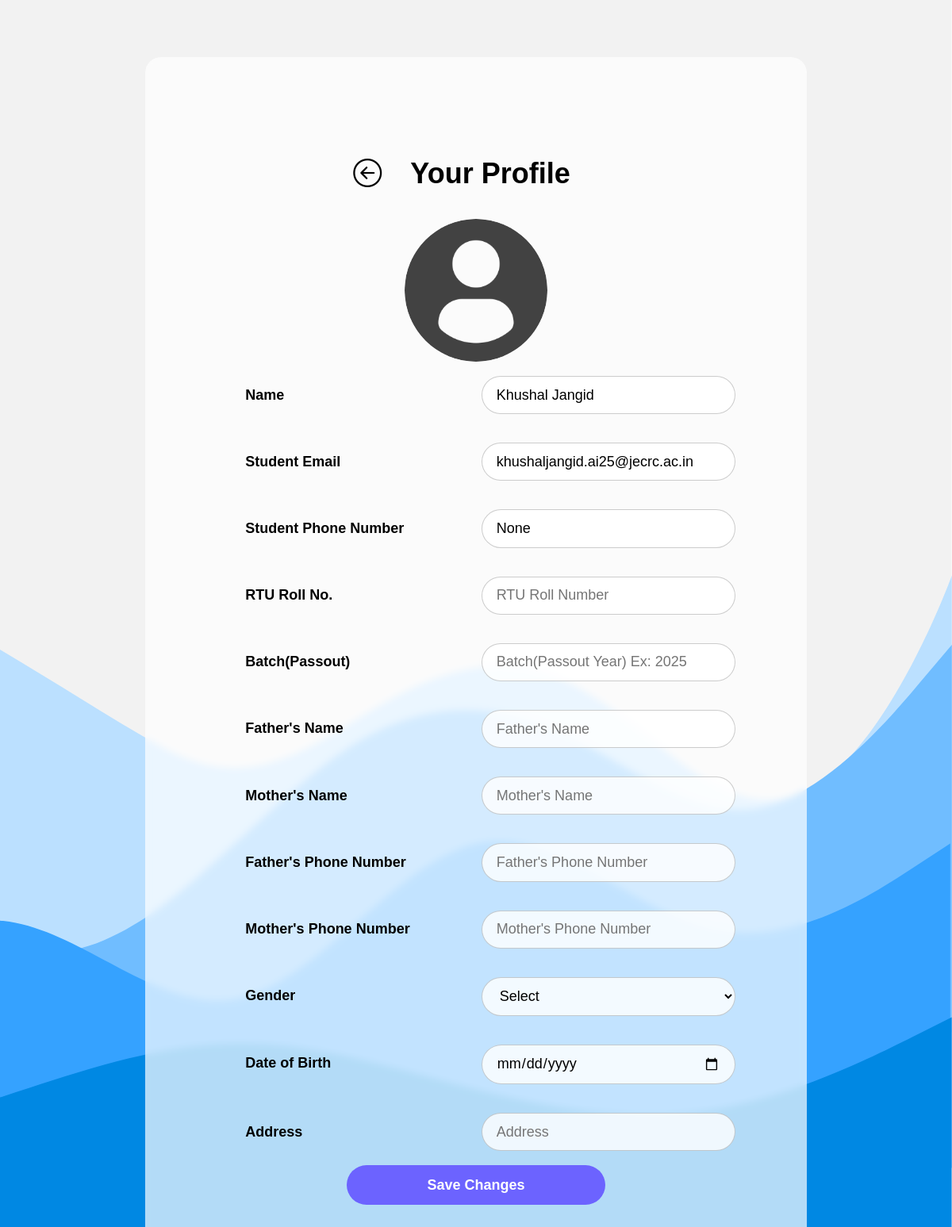
Page /u/profile (signed in) on the earlier database version.
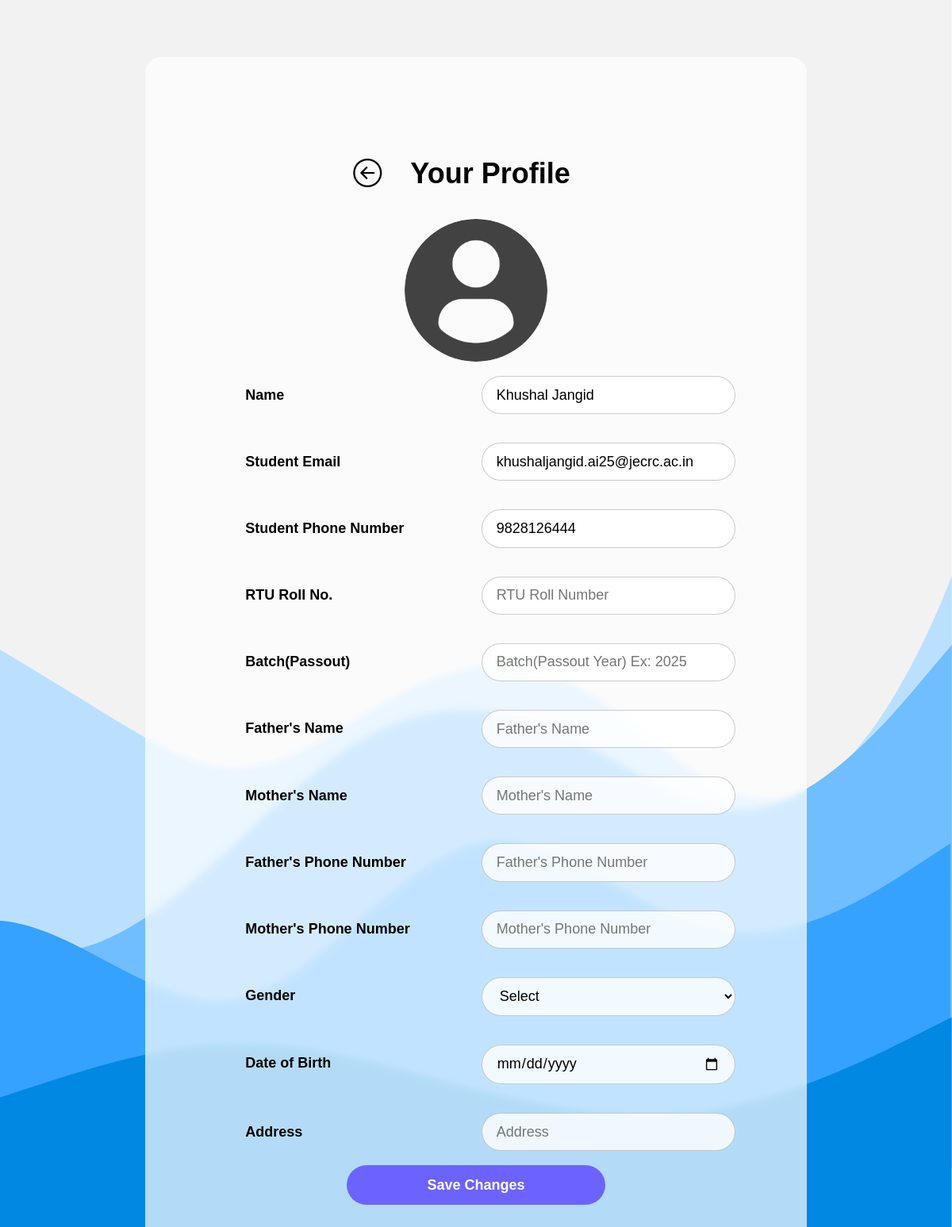
Same page on the later database version.
### Accounts/models.py (models this page shows, shortened)
class User(AbstractUser):
    username = None
    id=models.BigAutoField(primary_key=True)
    avatar = models.ImageField(upload_to='avatars/',default='avatars/profile-user.png')
    email = models.EmailField(unique=True)
    phone = models.CharField(blank=True,null=True,unique=True,max_length=15)
    is_faculty = models.BooleanField(default=False)
    objects = UserManager()
    USERNAME_FIELD='email'
    REQUIRED_FIELDS=[]

### Accounts/views.py (the view, shortened to what this page needs)
# urls.py: path('profile', views.profile),
@login_required
def profile(request):
    user = request.user
    try:
        meta = studentSerializer(Student.objects.get(user_obj=user))
    except:
        meta = {}
    context = {"user":user,"meta":meta}
    return render(request,"u/edit_profile.html",context)

### Accounts/serializers.py (called while the page is built)
def studentSerializer(st):
    data = {
    "rollno":st.rollno,
    "batch":st.batch,
    "f_name":st.f_name,
    "f_phone":st.f_phone,
    "m_name":st.m_name,
    "m_phone":st.m_phone,
    "gender":st.gender ,
    "dob":st.dob.strftime("%Y-%m-%d"),
    "address":st.address
    }
    return data

### templates/u/edit_profile.html (shortened to what the changed rows need)
<!DOCTYPE html>
<html>
<head>
    {% load static %}
    <link rel="stylesheet" href="">
    <link rel="stylesheet" type="text/css" href="{% static 'css/index.css' %}" />
</head>
<body>
    <div class="d-flex py-4">
        <form method="post" class="m-auto">
            <div class="glass p-5 ">
                <div class="flex justify-center">
                    <div class="d-flex"></div>
                    <h1>Your Profile</h1>
                </div>
                <img class="avatar m-auto" src="{{user.avatar.url}}" />
                <div class="d-flex justify-bw mv-1">
                    <h2 class="form-label">Name</h2>
                    <input name="name" value="{{user.first_name}} {{user.last_name}}" placeholder="Name" type="text"
                        class="form-input m-a" required>
                </div>
                <div class="d-flex justify-bw mv-1">
                    <h2 class="form-label">Student Email</h2>
                    <input name="student-email" value="{{user.email}}" placeholder="Email" type="text"
                        class="form-input m-a" readonly required>
                </div>
                <div class="d-flex justify-bw mv-1">
                    <h2 class="form-label">Student Phone Number</h2>
                    <input name="student-phoneNumber" value="{{user.phone}}" placeholder="Phone Number" type="text"
                        pattern="\d*" maxlength="10" class="form-input m-a" required>
                </div>
                <div class="d-flex justify-bw mv-1">
                    <h2 class="form-label">RTU Roll No.</h2>
                    <input name="rollno" value="{{meta.rollno}}" placeholder="RTU Roll Number" type="text"
                        class="form-input m-a" maxlength="10" required>
                </div>
                <div class="d-flex justify-bw mv-1">
                    <h2 class="form-label">Batch(Passout)</h2>
                    <input name="batch" value="{{meta.batch}}" placeholder="Batch(Passout Year) Ex: 2025" type="text" pattern="\d*"
                        maxlength="4" class="form-input m-a" required>
                </div>
                <div class="d-flex justify-bw mv-1">
                    <h2 class="form-label">Father's Name</h2>
                    <input name="father-name" value="{{meta.f_name}}" placeholder="Father's Name" type="text"
                        class="form-input m-a" required>
                </div>
                <div class="d-flex justify-bw mv-1">
                    <h2 class="form-label">Mother's Name</h2>
                    <input name="mother-name" value="{{meta.m_name}}" placeholder="Mother's Name" type="text"
                        class="form-input m-a" required>
                </div>
                <div class="d-flex justify-bw mv-1">
                    <h2 class="form-label">Father's Phone Number</h2>
                    <input name="father-phone-number" value="{{meta.f_phone}}" placeholder="Father's Phone Number"
                        type="text" pattern="\d*" maxlength="10" class="form-input m-a" required>
                </div>
                <div class="d-flex justify-bw mv-1">
                    <h2 class="form-label">Mother's Phone Number</h2>
                    <input name="mother-phone-number" value="{{meta.m_phone}}" placeholder="Mother's Phone Number"
                        type="text" pattern="\d*" maxlength="10" class="form-input m-a" required>
                </div>
                <div class="d-flex justify-bw mv-1">
                    <h2 class="form-label">Gender</h2>
                    <select name="gender" id="gender" required class="form-input m-a">
                    </select>
                </div>
                <div class="d-flex justify-bw mv-1">
                    <h2 class="form-label">Date of Birth</h2>
                    <input name="dob" value="{{meta.dob}}" type="date" required class="form-input m-a">
                </div>
                <div class="d-flex justify-bw mv-1">
                    <h2 class="form-label">Address</h2>
                    <input name="address" value="{{meta.address}}" required placeholder="Address" type="text"
                        class="form-input m-a">
                </div>
                <button class="btn m-auto w-50 mv-1" type="submit">Save Changes</button>
            </div>
        </form>
    </div>
</body>
</html>

Differences in the rows shown:
changed User "Khushal Jangid": student-phoneNumber "None" → "9828126444"
